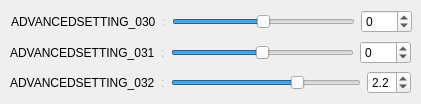
      <widget class="QWidget" name="page_2">
       <widget class="QWidget" name="layoutWidget">
        <property name="geometry">
         <rect>
          <x>11</x>
          <y>9</y>
          <width>401</width>
          <height>25</height>
         </rect>
        </property>
        <layout class="QHBoxLayout" name="horizontalLayout">
         <item>
          <widget class="QLabel" name="Brightness_label">
           <property name="text">
            <string>ADVANCEDSETTING_030</string>
           </property>
          </widget>
         </item>
         <item>
          <widget class="QLabel" name="Brightness_colon_label">
           <property name="enabled">
            <bool>false</bool>
           </property>
           <property name="text">
            <string notr="true">:</string>
           </property>
          </widget>
         </item>
         <item>
          <widget class="BrightnessSlider" name="Brightness_hSlider">
           <property name="cursor">
            <cursorShape>ArrowCursor</cursorShape>
           </property>
           <property name="toolTip">
            <string>PHOTO_ADVANCED_045</string>
           </property>
           <property name="minimum">
            <number>-100</number>
           </property>
           <property name="maximum">
            <number>100</number>
           </property>
           <property name="orientation">
            <enum>Qt::Horizontal</enum>
           </property>
          </widget>
         </item>
         <item>
          <widget class="QSpinBox" name="Brightness_spinBox">
           <property name="minimum">
            <number>-100</number>
           </property>
           <property name="maximum">
            <number>100</number>
           </property>
           <property name="singleStep">
            <number>1</number>
           </property>
           <property name="value">
            <number>0</number>
           </property>
           <property name="displayIntegerBase">
            <number>10</number>
           </property>
          </widget>
         </item>
        </layout>
       </widget>
       <widget class="QWidget" name="layoutWidget">
        <property name="geometry">
         <rect>
          <x>10</x>
          <y>40</y>
          <width>401</width>
          <height>25</height>
         </rect>
        </property>
        <layout class="QHBoxLayout" name="horizontalLayout_2">
         <item>
          <widget class="QLabel" name="Contrast_label">
           <property name="text">
            <string>ADVANCEDSETTING_031</string>
           </property>
          </widget>
         </item>
         <item>
          <widget class="QLabel" name="Contrast_colon_label">
           <property name="enabled">
            <bool>false</bool>
           </property>
           <property name="text">
            <string notr="true">:</string>
           </property>
          </widget>
         </item>
         <item>
          <widget class="ContrastSlider" name="Contrast_hSlider">
           <property name="cursor">
            <cursorShape>ArrowCursor</cursorShape>
           </property>
           <property name="toolTip">
            <string>PHOTO_ADVANCED_046</string>
           </property>
           <property name="autoFillBackground">
            <bool>true</bool>
           </property>
           <property name="minimum">
            <number>-100</number>
           </property>
           <property name="maximum">
            <number>100</number>
           </property>
           <property name="orientation">
            <enum>Qt::Horizontal</enum>
           </property>
           <property name="invertedAppearance">
            <bool>false</bool>
           </property>
           <property name="invertedControls">
            <bool>false</bool>
           </property>
          </widget>
         </item>
         <item>
          <widget class="QSpinBox" name="Contrast_spinBox">
           <property name="minimum">
            <number>-100</number>
           </property>
           <property name="maximum">
            <number>100</number>
           </property>
           <property name="displayIntegerBase">
            <number>10</number>
           </property>
          </widget>
         </item>
        </layout>
       </widget>
       <widget class="QWidget" name="layoutWidget">
        <property name="geometry">
         <rect>
          <x>10</x>
          <y>70</y>
          <width>401</width>
          <height>25</height>
         </rect>
        </property>
        <layout class="QHBoxLayout" name="horizontalLayout_4">
         <item>
          <widget class="QLabel" name="Gamma_label">
           <property name="text">
            <string>ADVANCEDSETTING_032</string>
           </property>
          </widget>
         </item>
         <item>
          <widget class="QLabel" name="Gamma_colon_label">
           <property name="enabled">
            <bool>false</bool>
           </property>
           <property name="text">
            <string notr="true">:</string>
           </property>
          </widget>
         </item>
         <item>
          <widget class="GammaSlider" name="Gamma_hSlider">
           <property name="cursor">
            <cursorShape>ArrowCursor</cursorShape>
           </property>
           <property name="mouseTracking">
            <bool>false</bool>
           </property>
           <property name="toolTip">
            <string>ADVANCEDSETTING_076</string>
           </property>
           <property name="autoFillBackground">
            <bool>true</bool>
           </property>
           <property name="minimum">
            <number>5</number>
           </property>
           <property name="maximum">
            <number>30</number>
           </property>
           <property name="singleStep">
            <number>1</number>
           </property>
           <property name="pageStep">
            <number>10</number>
           </property>
           <property name="value">
            <number>22</number>
           </property>
           <property name="tracking">
            <bool>true</bool>
           </property>
           <property name="orientation">
            <enum>Qt::Horizontal</enum>
           </property>
           <property name="invertedAppearance">
            <bool>false</bool>
           </property>
           <property name="invertedControls">
            <bool>false</bool>
           </property>
           <property name="tickPosition">
            <enum>QSlider::NoTicks</enum>
           </property>
          </widget>
         </item>
         <item>
          <widget class="GammaDoubleSpinBox" name="Gamma_doubleSpinBox">
           <property name="decimals">
            <number>1</number>
           </property>
           <property name="minimum">
            <double>0.500000000000000</double>
           </property>
           <property name="maximum">
            <double>3.000000000000000</double>
           </property>
           <property name="singleStep">
            <double>0.100000000000000</double>
           </property>
           <property name="value">
            <double>2.200000000000000</double>
           </property>
          </widget>
         </item>
        </layout>
       </widget>
      </widget>
